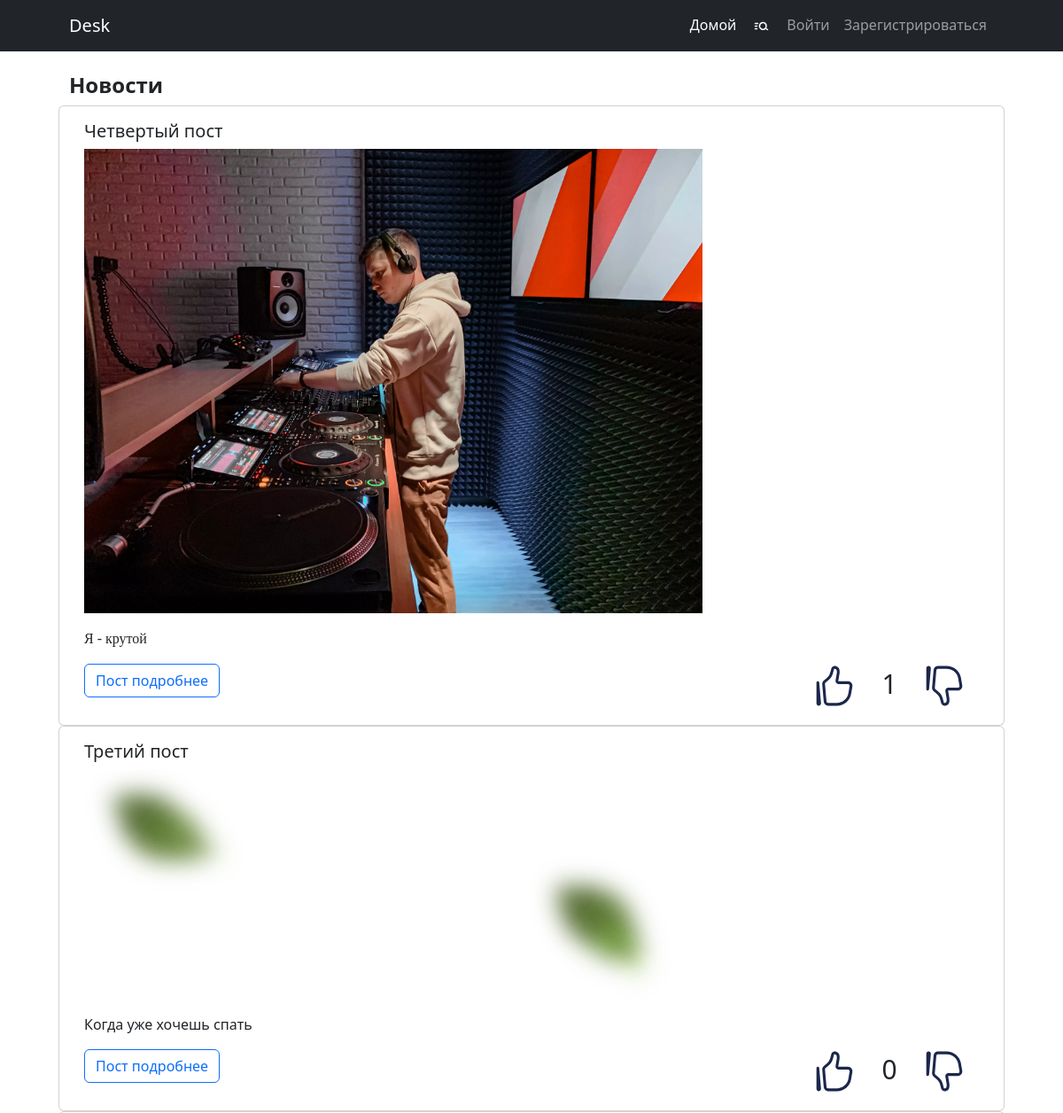
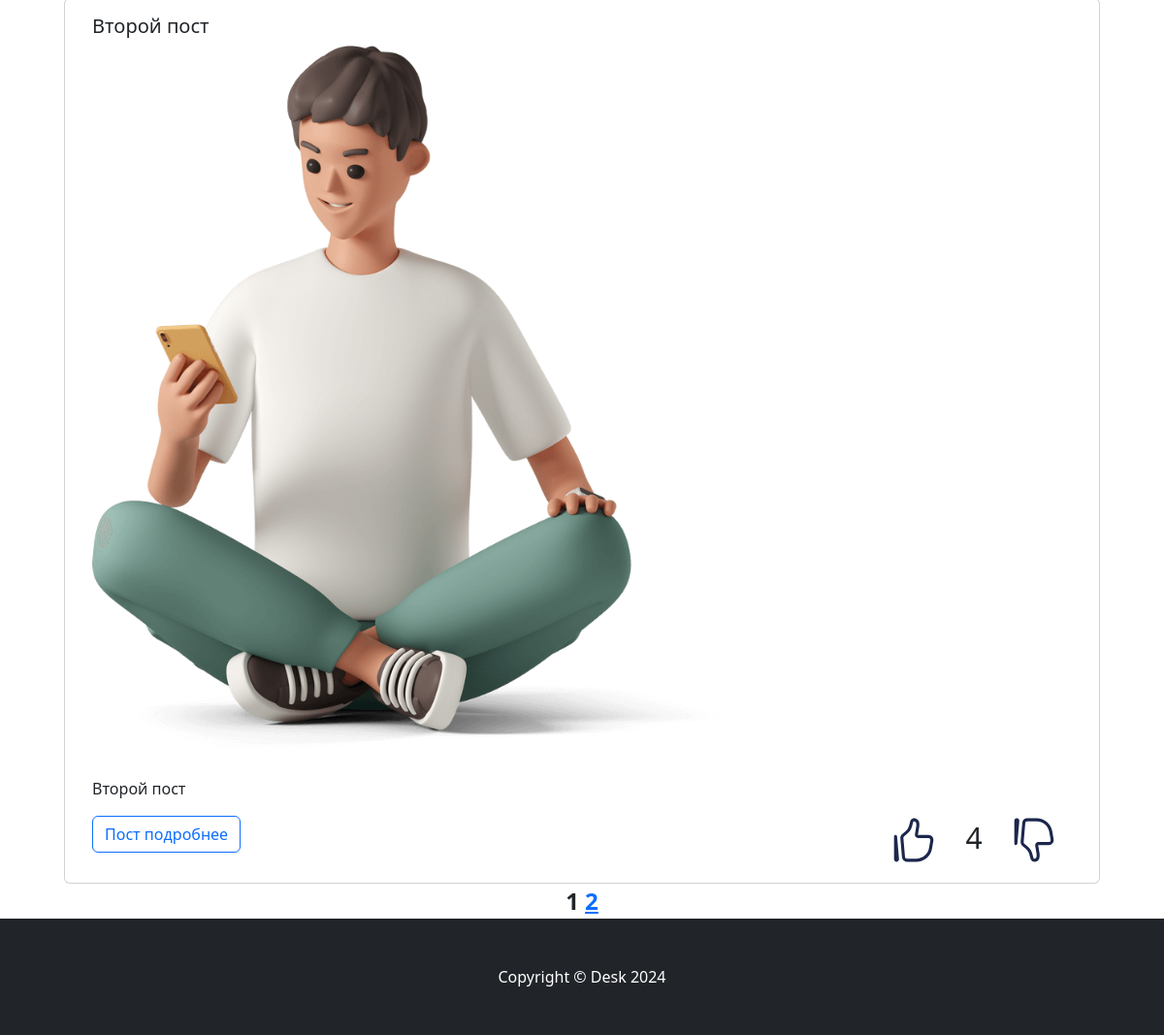
The page / on the database its author committed (2 pictures, top to bottom).
### desk/models.py (models this page shows, shortened)
class Post(models.Model):
    author = models.ForeignKey(User, on_delete=models.CASCADE)
    created_at = models.DateTimeField(auto_now_add=True)
    post_kind = models.CharField(max_length=2, choices=KIND_DICT)
    title = models.CharField(max_length=255)
    content = models.TextField()
    rating = models.IntegerField(default=0)

### desk/views.py (the view)
# urls.py: path('', PostsList.as_view()),
class PostsList(ListView):
    model = Post
    ordering = '-created_at'
    template_name = 'posts.html'
    context_object_name = 'posts'
    paginate_by = 3
    def get_context_data(self, **kwargs):
        context = super().get_context_data(**kwargs)
        context['current_user'] = self.request.user
        context['subscribed'] = get_subscribed()
        return context

### desk/utils.py (called while the page is built)
def get_subscribed():
    subs = Subscription.objects.all()
    users = []
    if len(subs) > 0:
        for sub in subs:
            users.append(sub.user)
    return users

### templates/posts.html (shortened to what this page needs)
{% extends 'flatpages/default.html' %}
{% block load %}
    {% load static %}
    {% load custom_filters %}
    <link href="{% static 'css/styles.css' %}" rel="stylesheet" />
{% endblock load %}
{% block content %}
        <section class="pt-4">
            <div class="container px-lg-5">
                <h2 class="fs-4 fw-bold">Новости</h2>
                <div class="row gx-lg-12">
                       {% if posts %}
                            {% for post in posts %}
                                <div class="card" style="width: 100%;">
                                      <div class="card-body">
                                        <h5 class="card-title">{{ post.title }}</h5>
                                          {{ post.content | safe }}
                                        <div class="btn-group" role="group" style="width: 100%; display: flex; justify-content: space-between">
                                            <div class="mr-50">
                                                <a href="{% url 'detail' post.pk %}" class="btn btn-outline-primary" >Пост подробнее</a>
                                            </div>
                                           <div class="btn-group" role="group" style="width: 20%; display: flex; justify-content: space-around">
                                               <a href="{% url 'like' post.pk %}">
                                               </a>
                                               <div class="card-title pr-20" style="font-size: 30px">
                                                   {{ post.rating }}
                                               </div>
                                               <a href="{% url 'dislike' post.pk %}">
                                               </a>
                                           </div>
                                        </div>
                                      </div>
                                </div>
                            {% endfor %}
                       {% else %}
                            <h2>No news</h2>
                       {% endif %}
                </div>
                <div style="text-align: center" class="fs-4 fw-bold">
                    {{ page_obj.number }}
                    {% if page_obj.has_next %}
                        <a href="?page={{ page_obj.next_page_number }}">{{ page_obj.next_page_number }}</a>
                    {% endif %}
                </div>
            </div>
        </section>
{% endblock content %}

### rows shown on the page
Post: title "Четвертый пост", content (picture), content "Я - крутой", rating "1"
Post: title "Третий пост", content (picture), content "Когда уже хочешь спать", rating "0"
Post: title "Второй пост", content (picture), content "Второй пост", rating "4"

### other values the page prints
{{ page_obj.number }} "1"
{{ page_obj.next_page_number }} "2"
